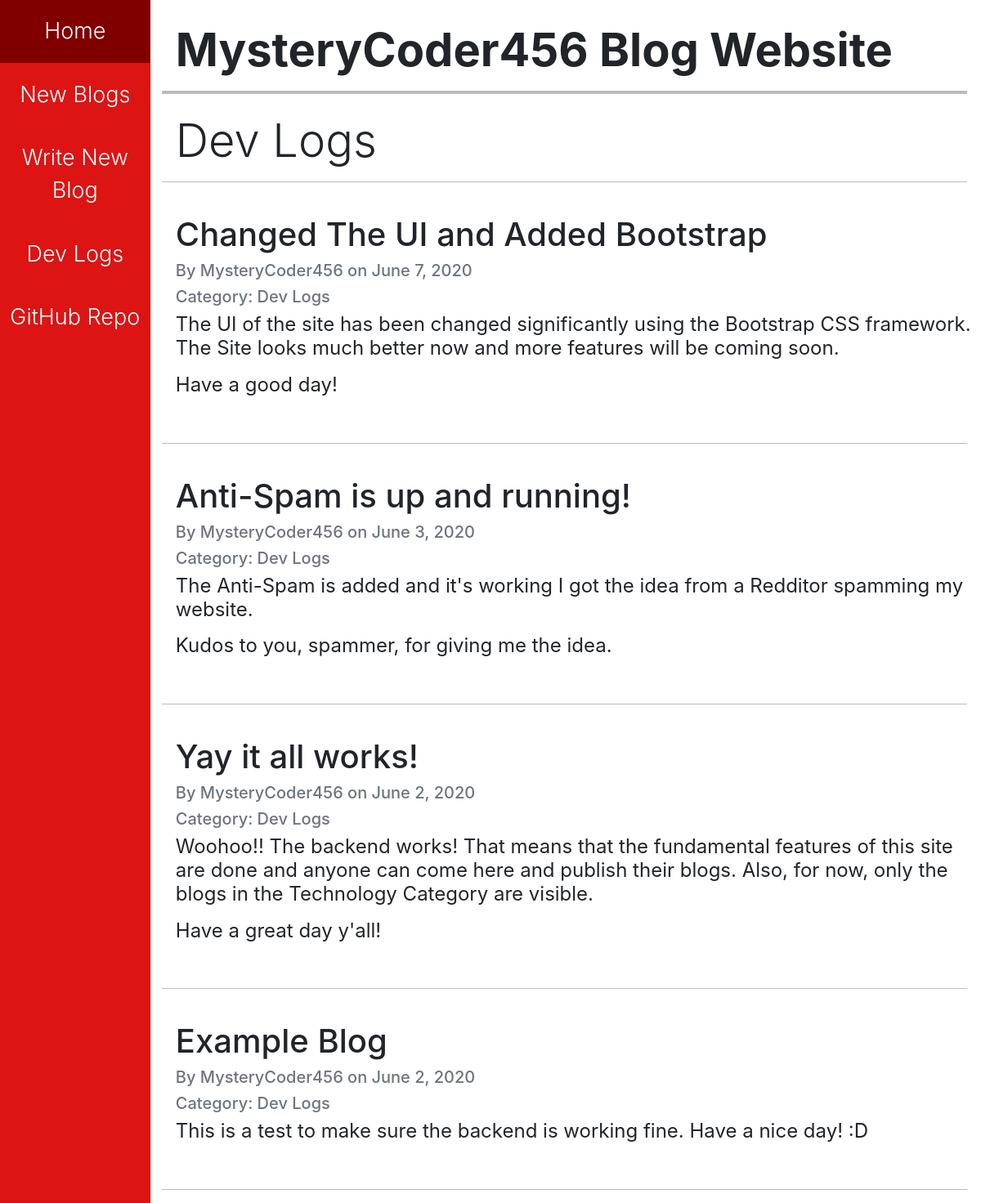
Screenshot of /dev/ with the database file from the repository.
### blog/models.py (models this page shows, shortened)
class Blog(models.Model):
    blog_list = models.ForeignKey(BlogList, on_delete=models.CASCADE)
    title = models.CharField(max_length=100)
    author = models.CharField(max_length=50)
    creation_date = models.DateField()
    content = models.TextField(
        max_length=500,
        blank=True,
        validators=[MaxLengthValidator(500)]
    )

class BlogList(models.Model):
    name = models.CharField(max_length=50)

### blog/views.py (the view)
# urls.py: path("dev/", views.dev_logs, name="dev_logs"),
def dev_logs(request):
    dev_set = reversed(BlogList.objects.get(name="Dev Logs").blog_set.all())
    return render(request, "blog/dev.html", {"dev_set": dev_set})

### blog/templates/blog/dev.html (shortened to what this page needs)
{% extends 'blog/base.html' %}
{% block heading %}
    Dev Logs
{% endblock %}
{% block main %}
    {% for blog in dev_set %}
        <hr style="height: 1px;">
        <br>
        <h1>{{blog.title}}</h1>
        <h5 class="text-muted">By {{blog.author}} on {{blog.creation_date}}</h5>
        <h5 class="text-muted">Category: {{blog.blog_list.name}}</h5>
        <h4 class="font-weight-normal">{{blog.content|linebreaks}}</h4>
        <br>
    {% endfor %}
    <hr style="height: 1px;">
{% endblock %}

### blog/static/blog/styles.css (style rules this page uses)
html { font-family: Montserrat, Helvetica, Arial; }
hr { position: relative; left: -17px; background-color: #BBBBBB; border: none; width: 100%; }

### rows the page displays
Blog: title "Changed The UI and Added Bootstrap", author "MysteryCoder456", creation_date "June 7, 2020", blog_list.name "Dev Logs", content "The UI of the site has been changed significantly using the Bootstrap CSS framework. The Site looks much better now and more features will be coming soon. Have a good day!"
Blog: title "Anti-Spam is up and running!", author "MysteryCoder456", creation_date "June 3, 2020", blog_list.name "Dev Logs", content "The Anti-Spam is added and it's working I got the idea from a Redditor spamming my website. Kudos to you, spammer, for giving me the idea."
Blog: title "Yay it all works!", author "MysteryCoder456", creation_date "June 2, 2020", blog_list.name "Dev Logs", content "Woohoo!! The backend works! That means that the fundamental features of this site are done and anyone can come here and publish their blogs. Also, for now, only the blogs in the Technology Category are visible. Have a great day y'all!"
Blog: title "Example Blog", author "MysteryCoder456", creation_date "June 2, 2020", blog_list.name "Dev Logs", content "This is a test to make sure the backend is working fine. Have a nice day! :D"
